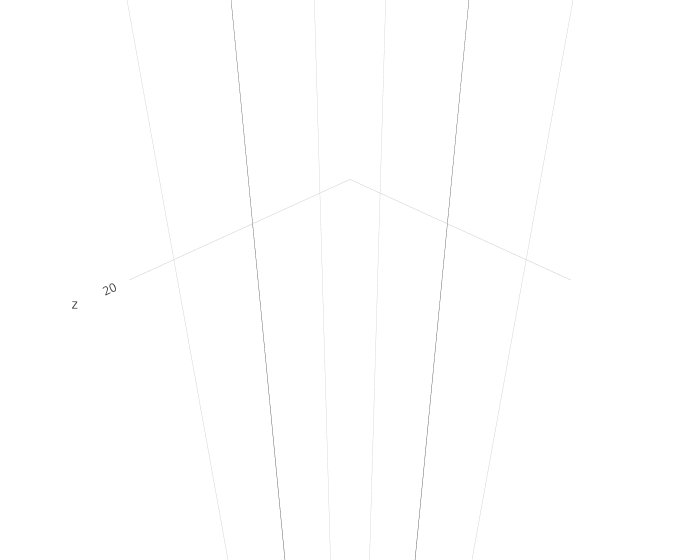

This figure's notebook cell:
### Code cell
scene_id = 1
example = dataset[scene_id]


layout = go.Layout(
                    scene = dict(
                    xaxis = dict(
                        nticks=4, range = [-3,3],),
                    yaxis = dict(
                        nticks=4, range = [-3,3],),
                    zaxis = dict(
                        nticks=4, range = [0, 40],),
                    aspectratio={'x': 1, 'y': 1, 'z': 6.4}),
                    width=700,
                    margin=dict(
                    r=0, l=0,
                    b=0, t=0),
                  )

fig = go.Figure(layout=layout)


fig.add_scatter3d(**{
    'x': example[0][:, 0],
    'y': example[0][:, 1],
    'z': example[0][:, 2],
    'mode': 'markers',
    'marker': {
        'size': 1,
        'color': color(example[1], 'tab20'),
    },
})


bbox = dataset.get_center_view_box3d(scene_id)
fig.add_mesh3d(
    x=bbox[:, 0],
    y=bbox[:, 1],
    z=bbox[:, 2],
    i = [7, 0, 0, 0, 4, 4, 6, 6, 4, 0, 3, 2],
    j = [3, 4, 1, 2, 5, 6, 5, 2, 0, 1, 6, 3],
    k = [0, 7, 2, 3, 6, 7, 1, 1, 5, 5, 7, 6],
)

py.iplot(fig)

### Figure 1 — Plotly figure (JSON) as saved in the notebook; plotly's stock layout.template omitted (floating-point values rounded to 4 significant figures; data arrays with more than 128 entries replaced by an {"elided": "..."} marker saying what was removed)
{"data": [{"marker": {"color": {"elided": "1024x4 float values"}, "size": 1}, "mode": "markers", "type": "scatter3d", "uid": "1bb0a648-a26b-423f-85c0-f82d2c5a549f", "x": {"elided": "1024 float values"}, "y": {"elided": "1024 float values"}, "z": {"elided": "1024 float values"}}, {"i": [7, 0, 0, 0, 4, 4, 6, 6, 4, 0, 3, 2], "j": [3, 4, 1, 2, 5, 6, 5, 2, 0, 1, 6, 3], "k": [0, 7, 2, 3, 6, 7, 1, 1, 5, 5, 7, 6], "type": "mesh3d", "uid": "3ac9c8f5-cd1d-47df-a0c3-ab6c4a63e4cf", "x": [-1.016, 0.5556, 0.9983, -0.5736, -1.016, 0.5556, 0.9983, -0.5736], "y": [2.27, 2.27, 2.27, 2.27, 0.86, 0.86, 0.86, 0.86], "z": [36.62, 36.78, 32.44, 32.28, 36.62, 36.78, 32.44, 32.28]}], "layout": {"margin": {"b": 0, "l": 0, "r": 0, "t": 0}, "scene": {"aspectratio": {"x": 1, "y": 1, "z": 6.4}, "xaxis": {"nticks": 4, "range": [-3, 3]}, "yaxis": {"nticks": 4, "range": [-3, 3]}, "zaxis": {"nticks": 4, "range": [0, 40]}}, "width": 700}}
